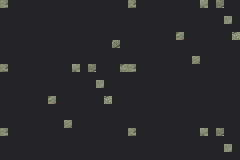
#> input picture confirmed_data/image_inventory/runtime_rle_screen_order/current_review_ss1/frame_000001_bg3_rle_002D4228/matched_tiles_screen_order.png, 240 x 160 px, found by its file name
$ python build_card_book_right_tabs_edit_pack.py
#> lines starting #> are read from the running program, lines starting #| are printed output that depends on the picture
#!/usr/bin/env python3
"""Build a focused edit pack for the card book right-side category tabs."""

from __future__ import annotations

import json
import sys
from pathlib import Path


ROOT = Path(__file__).resolve().parents[1]
if str(ROOT / ".vendor") not in sys.path:
    sys.path.insert(0, str(ROOT / ".vendor"))

from PIL import Image


SOURCE_DIR = (
    ROOT
    / "confirmed_data"
    / "image_inventory"
    / "runtime_rle_screen_order"
    / "no_entry8_latest_ss3"
    / "frame_009730_bg1_rle_003A3540"
)
SOURCE_IMAGE = SOURCE_DIR / "matched_tiles_screen_order.png"
SOURCE_TILE_MAP = SOURCE_DIR / "tile_map.json"
OUT_DIR = ROOT / "confirmed_data" / "image_inventory" / "edit_packs" / "card_book_right_tabs"

ITEM_ID = "image:rle_screen_order_focus:current_review_ss6:frame_000006:bg1:003A3540:book_right_tabs"
OFFSET = 0x003A3540
SCALE = 4

# The screen-order 0x003A3540 sheet is 17 tiles wide. The right tabs occupy
# tile columns 13-16 and rows 0-13; row 14 starts the vertical book spine.
CROP_TILE_MIN_X = 13
CROP_TILE_MAX_X = 16
CROP_TILE_MIN_Y = 0
CROP_TILE_MAX_Y = 13
CROP_X = CROP_TILE_MIN_X * 8
CROP_Y = CROP_TILE_MIN_Y * 8
CROP_W = (CROP_TILE_MAX_X - CROP_TILE_MIN_X + 1) * 8
CROP_H = (CROP_TILE_MAX_Y - CROP_TILE_MIN_Y + 1) * 8

TAB_DEFS = [
    {
        "key": "metal",
        "label_jp": "金属",
        "label_ko": "금속",
        "source_dir": SOURCE_DIR,
        "tile_min_y": 0,
        "tile_max_y": 3,
    },
    {
        "key": "stone",
        "label_jp": "石",
        "label_ko": "돌",
        "source_dir": (
            ROOT
            / "confirmed_data"
            / "image_inventory"
            / "runtime_rle_screen_order"
            / "current_review_ss6"
            / "frame_000006_bg1_rle_003A3540"
        ),
        "tile_min_y": 3,
        "tile_max_y": 6,
    },
    {
        "key": "nature",
        "label_jp": "自然",
        "label_ko": "자연",
        "source_dir": (
            ROOT
            / "confirmed_data"
            / "image_inventory"
            / "runtime_rle_screen_order"
            / "current_review_ss7"
            / "frame_000007_bg1_rle_003A3540"
        ),
        "tile_min_y": 5,
        "tile_max_y": 8,
    },
    {
        "key": "inorganic",
        "label_jp": "無機",
        "label_ko": "무기",
        "source_dir": (
            ROOT
            / "confirmed_data"
            / "image_inventory"
            / "runtime_rle_screen_order"
            / "current_review_ss9"
            / "frame_000009_bg1_rle_003A3540"
        ),
        "tile_min_y": 7,
        "tile_max_y": 10,
    },
]


def main() -> int:
    OUT_DIR.mkdir(parents=True, exist_ok=True)
    image = Image.open(SOURCE_IMAGE).convert("RGBA")
    crop = image.crop((CROP_X, CROP_Y, CROP_X + CROP_W, CROP_Y + CROP_H))
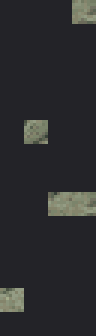
#> crop: PIL image 32x112 RGBA (shown 3 times larger); mean R, G, B, A 43.2, 43.7, 46.2, 255
    source_path = OUT_DIR / "card_book_right_tabs__source.png"
    edit_path = OUT_DIR / "card_book_right_tabs__edit_4x.png"
    crop.save(source_path)
    crop.resize((CROP_W * SCALE, CROP_H * SCALE), Image.Resampling.NEAREST).save(edit_path)

#> (the run stopped early here; a loop or call above may not have finished)
